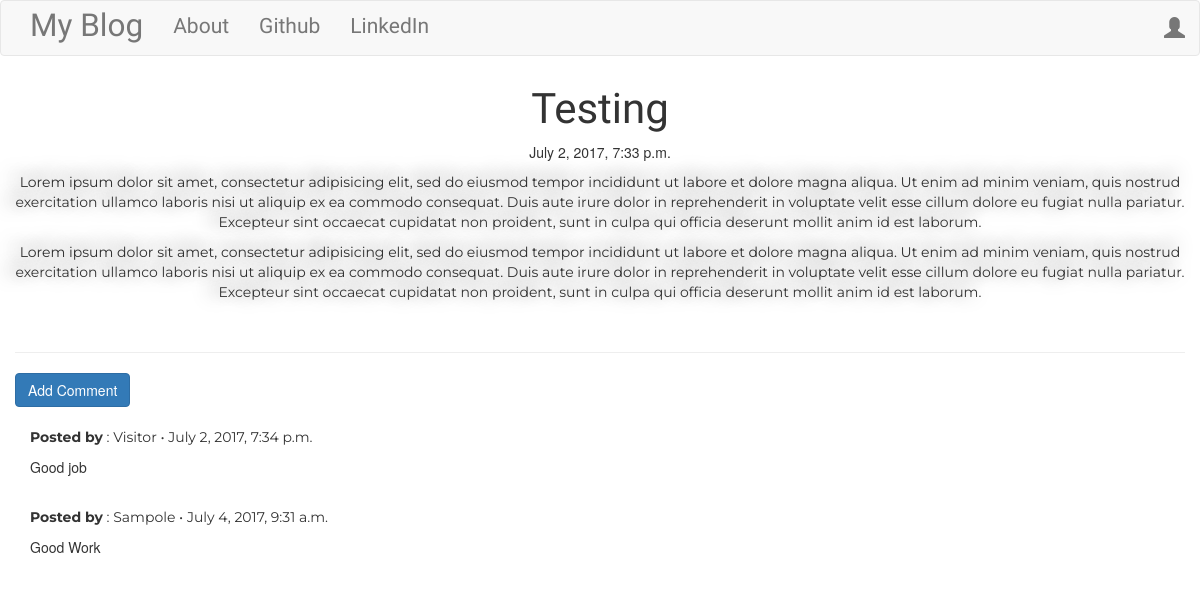
Screenshot of /post/2 with the database file from the repository.
### blog/models.py (models this page shows, shortened)
class Post(models.Model):
    author = models.ForeignKey('auth.User')
    title = models.CharField(max_length=50)
    text = models.TextField()
    create_date = models.DateTimeField(default=timezone.now)
    published_date = models.DateTimeField(blank=True,null=True)

class Comment(models.Model):
    post = models.ForeignKey('blog.Post',related_name='comments')
    author = models.CharField(max_length=50)
    text = models.TextField()
    create_date=models.DateTimeField(default=timezone.now)
    approved_comment = models.BooleanField(default=False)

### blog/views.py (the view)
# urls.py: url(r'^post/(?P<pk>\d+)$',views.PostDetailView.as_view(),name='post_detail'),
class PostDetailView(DetailView):
    model = Post

### blog/templates/blog/post_detail.html (shortened to what this page needs)
{% extends "blog/base.html" %}
{% block content %}
    <h1 class="posttitle loader">{{post.title}}</h1>
    {% if post.published_date %}
    <div class="date postdate">
      {{ post.published_date }}
    </div>
    {% else %}
    <a class="btn btn-default" href="{% url 'post_publish' pk=post.pk %}">Publish</a>
    {% endif %}
    <div class="postcontent">
      <p >{{post.text|safe|linebreaksbr}}</p>
    </div>
    <hr>
    <a class="btn btn-primary btn-comment" href="{% url 'add_comment_to_post' pk=post.pk %}">Add Comment</a>
    <div class="container">
      {% for comment in post.comments.all %}
        <br>
          {% if user.is_authenticated or comment.approved_comment %}
            <p class="comments"><b>Posted by</b> : {{comment.author|title}}  •    {{comment.create_date}}</p>
            <p>{{comment.text|safe|linebreaks}}</p>
          {% endif %}
        {% empty %}
        <p>No Comments</p>
      {% endfor %}
    </div>
{% endblock %}

### blog/static/css/blog.css (style rules this page uses)
.comments { font-family: 'Montserrat', sans-serif; }
.postdate { text-align: center; }
.posttitle { font-family: 'Copse', serif; font-size: 3em; text-align: center; }
.postcontent { font-family: 'Montserrat', sans-serif; text-align: center; text-shadow: -7px -4px 20px black; }
.btn-comment { position: relative; }
.loader { filter:hue-rotate(0deg); color:linear-gradient(45deg,#0f8,#08f); animation:hue 10000ms infinite linear; }

### rows the page displays
Post: title "Testing", published_date "July 2, 2017, 7:33 p.m.", text "Lorem ipsum dolor sit amet, consectetur adipisicing elit, sed do eiusmod tempor incididunt ut labore et dolore magna aliqua. Ut enim ad minim veniam, quis nostrud exercitation ullamco laboris nisi ut aliquip ex ea commodo consequat. Duis aute irure dolor in reprehenderit in voluptate velit esse cillum dolore eu fugiat nulla pariatur. Excepteur sint occaecat cupidatat non proident, sunt in culpa qui officia deserunt mollit anim id est laborum. Lorem ipsum dolor sit amet, consectetur adipisicing elit, sed do eiusmod tempor incididunt ut labore et dolore magna aliqua. Ut enim ad minim veniam, quis nostrud exercitation ullamco laboris nisi ut aliquip ex ea commodo consequat. Duis aute irure…"
Comment: author "Visitor", create_date "July 2, 2017, 7:34 p.m.", text "Good job"
Comment: author "Sampole", create_date "July 4, 2017, 9:31 a.m.", text "Good Work"
